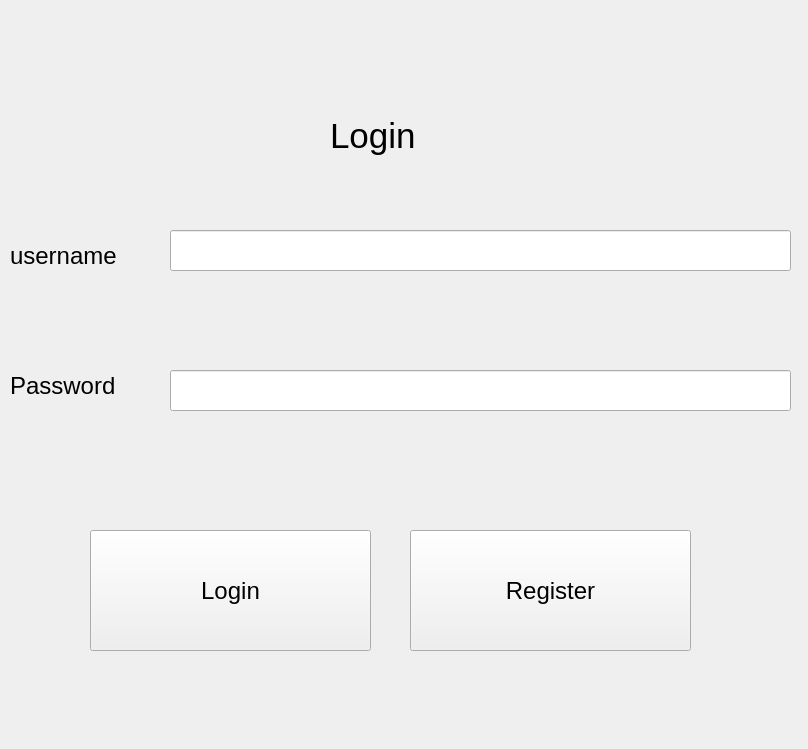
<?xml version="1.0" encoding="UTF-8"?>
<ui version="4.0">
 <class>login</class>
 <widget class="QWidget" name="login">
  <property name="geometry">
   <rect>
    <x>0</x>
    <y>0</y>
    <width>808</width>
    <height>749</height>
   </rect>
  </property>
  <property name="font">
   <font>
    <pointsize>18</pointsize>
   </font>
  </property>
  <property name="windowTitle">
   <string>Form</string>
  </property>
  <widget class="QLineEdit" name="lineEdit">
   <property name="geometry">
    <rect>
     <x>170</x>
     <y>230</y>
     <width>621</width>
     <height>41</height>
    </rect>
   </property>
  </widget>
  <widget class="QLineEdit" name="lineEdit_2">
   <property name="geometry">
    <rect>
     <x>170</x>
     <y>370</y>
     <width>621</width>
     <height>41</height>
    </rect>
   </property>
  </widget>
  <widget class="QLabel" name="label">
   <property name="geometry">
    <rect>
     <x>330</x>
     <y>110</y>
     <width>151</width>
     <height>51</height>
    </rect>
   </property>
   <property name="font">
    <font>
     <pointsize>26</pointsize>
    </font>
   </property>
   <property name="text">
    <string>Login</string>
   </property>
  </widget>
  <widget class="QLabel" name="label_2">
   <property name="geometry">
    <rect>
     <x>10</x>
     <y>230</y>
     <width>151</width>
     <height>51</height>
    </rect>
   </property>
   <property name="font">
    <font>
     <pointsize>18</pointsize>
    </font>
   </property>
   <property name="text">
    <string>username</string>
   </property>
  </widget>
  <widget class="QLabel" name="label_3">
   <property name="geometry">
    <rect>
     <x>10</x>
     <y>360</y>
     <width>151</width>
     <height>51</height>
    </rect>
   </property>
   <property name="font">
    <font>
     <pointsize>18</pointsize>
    </font>
   </property>
   <property name="text">
    <string>Password</string>
   </property>
  </widget>
  <widget class="QPushButton" name="pushButton">
   <property name="geometry">
    <rect>
     <x>90</x>
     <y>530</y>
     <width>281</width>
     <height>121</height>
    </rect>
   </property>
   <property name="text">
    <string>Login</string>
   </property>
  </widget>
  <widget class="QPushButton" name="pushButton_2">
   <property name="geometry">
    <rect>
     <x>410</x>
     <y>530</y>
     <width>281</width>
     <height>121</height>
    </rect>
   </property>
   <property name="text">
    <string>Register</string>
   </property>
  </widget>
 </widget>
 <resources/>
 <connections/>
</ui>
